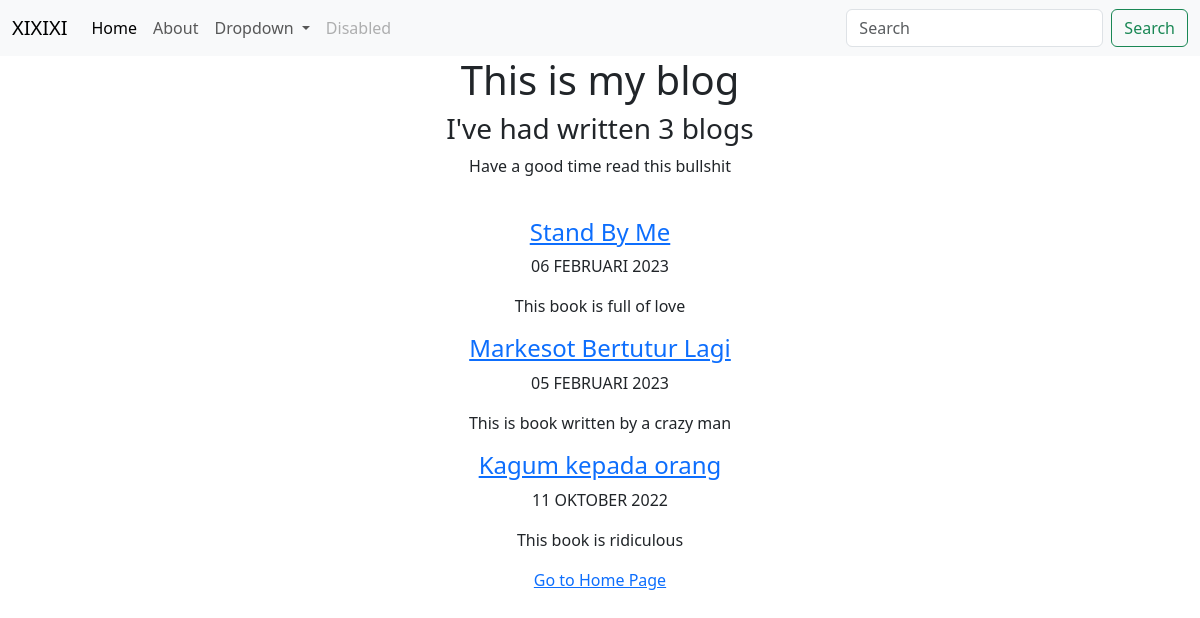
The page /blog/ on the database as committed earlier.
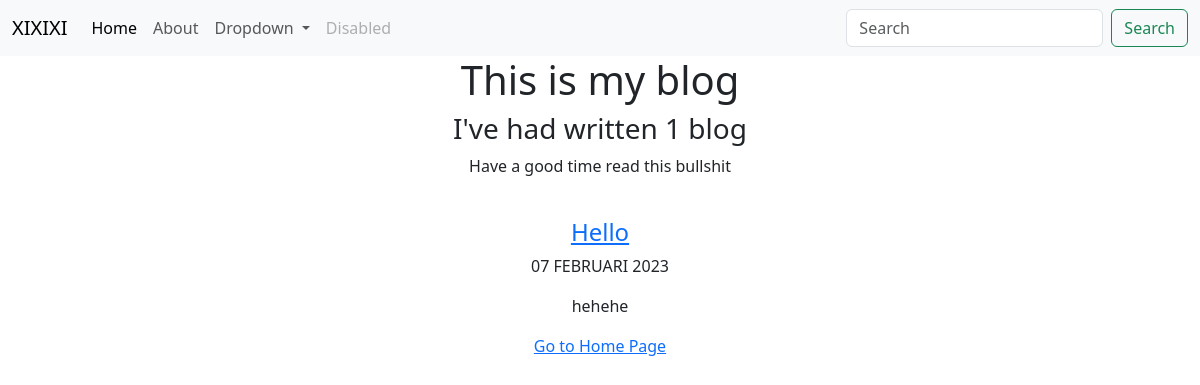
The same page on the database as committed later.
### blog/models.py (models this page shows, shortened)
class Project(models.Model):
    title = models.CharField(max_length=30)
    date = models.DateField()
    description = models.CharField(max_length=256)
    url = models.URLField(blank=True)

### blog/views.py (the view)
# urls.py: path('', views.all_blogs, name='all_blogs'),
def all_blogs(request):
    projects = Project.objects.order_by('-date')[:3]
    return render(request, 'blog/all_blogs.html', {'projects':projects})

### blog/templates/blog/all_blogs.html
{% extends 'portofolio/base.html' %}
{% block content %}
        <div class="container text-center">
            <h1>This is my blog</h1>
            <h3>I've had written {{ projects.count }} blog{{ projects.count|pluralize }}</h3>
            <p>Have a good time read this bullshit</p>
            <br>
            {% for project in projects %}
                <a href="{% url 'blog:details' project.id %}"><h4 class="text-primary">{{ project.title }}</h4></a>
                <p class="text-dark">{{ project.date|date:'d F o'|upper }}</p>
                <p>{{ project.description|safe|truncatechars:100 }}</p>
            {% endfor %}
            <a href="{% url 'homepage' %}">Go to Home Page</a>
        </div>
{% endblock %}

### portofolio/templates/portofolio/base.html (shortened to what this page needs)
<!doctype html>
<html lang="en">
  <head>
    <link href="https://cdn.jsdelivr.net/npm/bootstrap@5.3.0-alpha1/dist/css/bootstrap.min.css" rel="stylesheet">
  </head>
  <body>
    <nav class="navbar navbar-expand-lg bg-body-tertiary">
        <div class="container-fluid">
          <a class="navbar-brand" href="#">XIXIXI</a>
          <div class="collapse navbar-collapse" id="navbarSupportedContent">
            <ul class="navbar-nav me-auto mb-2 mb-lg-0">
              <li class="nav-item">
                <a class="nav-link active" aria-current="page" href="#">Home</a>
              </li>
              <li class="nav-item">
                <a class="nav-link" href="#">About</a>
              </li>
              <li class="nav-item dropdown">
                <a class="nav-link dropdown-toggle" href="#" role="button" data-bs-toggle="dropdown" aria-expanded="false">
                  Dropdown
                </a>
              </li>
              <li class="nav-item">
                <a class="nav-link disabled">Disabled</a>
              </li>
            </ul>
            <form class="d-flex" role="search">
              <input class="form-control me-2" type="search" placeholder="Search" aria-label="Search">
              <button class="btn btn-outline-success" type="submit">Search</button>
            </form>
          </div>
        </div>
      </nav>
    {% block content %}{% endblock %}
  </body>
</html>

Rows that differ between the two databases and show on the page:
removed Project: title "Stand By Me", date "06 FEBRUARI 2023", description "This book is full of love"
removed Project: title "Markesot Bertutur Lagi", date "05 FEBRUARI 2023", description "This is book written by a crazy man"
removed Project: title "Kagum kepada orang", date "11 OKTOBER 2022", description "This book is ridiculous"
added Project: title "Hello", date "07 FEBRUARI 2023", description "hehehe"
Other text that changed with them:
{{ projects.count }}: "3" → "1"
